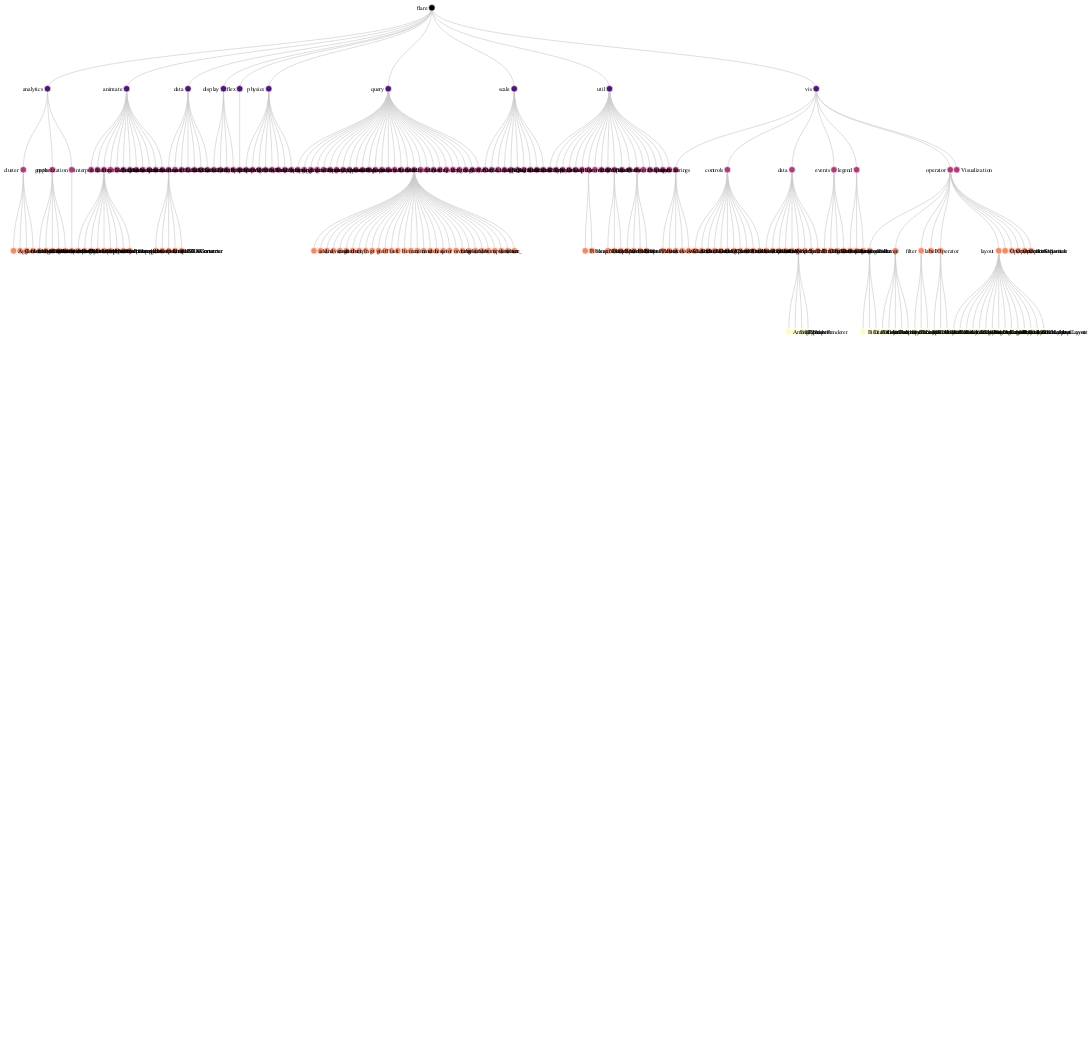

This figure's Vega-Lite source:
### Vega specification from a JSON file in a GitHub repository (floating-point values rounded to 4 significant figures; data arrays with more than 128 entries replaced by an {"elided": "..."} marker saying what was removed)
{"$schema": "https://vega.github.io/schema/vega/v5.json", "description": "An example of Cartesian layouts for a node-link diagram of hierarchical data.", "width": 600, "height": 1600, "padding": 5, "signals": [{"name": "labels", "value": true, "bind": {"input": "checkbox"}}, {"name": "layout", "value": "tidy", "bind": {"input": "radio", "options": ["tidy", "cluster"]}}, {"name": "links", "value": "diagonal", "bind": {"input": "select", "options": ["line", "curve", "diagonal", "orthogonal"]}}, {"name": "separation", "value": false, "bind": {"input": "checkbox"}}], "data": [{"name": "tree", "values": {"elided": "252 records"}, "transform": [{"type": "stratify", "key": "id", "parentKey": "parent"}, {"type": "tree", "method": {"signal": "layout"}, "size": [{"signal": "height"}, {"signal": "width - 100"}], "separation": {"signal": "separation"}, "as": ["x", "y", "depth", "children"]}]}, {"name": "links", "source": "tree", "transform": [{"type": "treelinks"}, {"type": "linkpath", "orient": "vertical", "shape": {"signal": "links"}}]}], "scales": [{"name": "color", "type": "linear", "range": {"scheme": "magma"}, "domain": {"data": "tree", "field": "depth"}, "zero": true}], "marks": [{"type": "path", "from": {"data": "links"}, "encode": {"update": {"path": {"field": "path"}, "stroke": {"value": "#ccc"}}}}, {"type": "symbol", "from": {"data": "tree"}, "encode": {"enter": {"size": {"value": 100}, "stroke": {"value": "#fff"}}, "update": {"x": {"field": "x"}, "y": {"field": "y"}, "fill": {"scale": "color", "field": "depth"}}}}, {"type": "text", "from": {"data": "tree"}, "encode": {"enter": {"text": {"field": "name"}, "fontSize": {"value": 9}, "baseline": {"value": "middle"}}, "update": {"x": {"field": "x"}, "y": {"field": "y"}, "dx": {"signal": "datum.children ? -7 : 7"}, "align": {"signal": "datum.children ? 'right' : 'left'"}, "opacity": {"signal": "labels ? 1 : 0"}}}}]}
